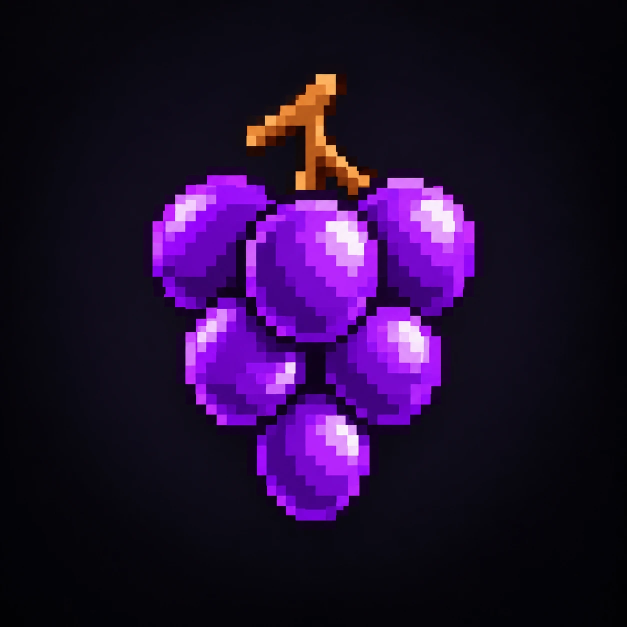
#> input picture chaine-youtube/marque/logo-raisins.webp, 1254 x 1254 px (shown at 1/2 size)
$ python logo_pixel.py
#> lines starting #> are read from the running program, lines starting #| are printed output that depends on the picture; after the words box and inside, x2 and y2 are one past the last pixel; in counts of white or black regions, pixels touching at a corner belong together
"""Réduit le logo (grappe de raisin, 1254 × 1254) en sprite à l'échelle des pixels du film (1 pixel de sprite = 1 pixel du canevas 270 × 480).

    python logo_pixel.py [largeur]     → logo.js (window.LOGO), logo-sprite.png (aperçu ×6)

Découpe la grappe (fond sombre retiré par remplissage depuis les coins), la réduit par moyenne de zone, ramène à une palette
de 12 couleurs fixes (k-means) et écrit les indices dans une chaîne : un caractère par pixel, « . » = transparent."""
import sys, json
import numpy as np
from PIL import Image
from scipy import ndimage

W = int(sys.argv[1]) if len(sys.argv) > 1 else 88
im = Image.open("logo-raisins.webp").convert("RGB")
#> im is the input picture: PIL image 1254x1254 RGB; mean R, G, B 35.1, 14, 51.1
a = np.array(im).astype(float)
bg = a[:40, :40].reshape(-1, 3).mean(0)
#> bg = [5.14, 3.88, 8.78]
# fond = pixels sombres reliés aux bords : on garde ce qui est clairement coloré + le liseré sombre collé à la grappe
sombre = np.abs(a - bg).sum(2) < 70
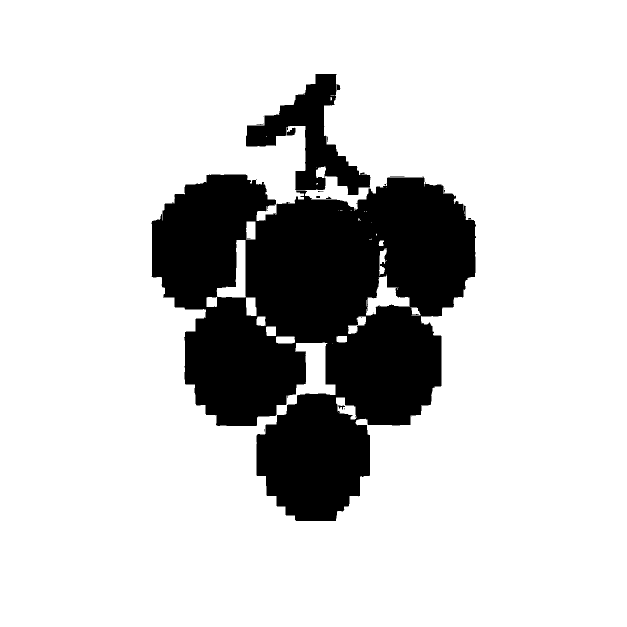
#> sombre: shape (1254, 1254) bool (shown at 1/2 size); 81.1% white; 30 black regions (22 under 20 px), largest, box (x1, y1, x2, y2) and area: (303, 349, 952, 1042) 276068, (492, 148, 740, 390) 21019, (574, 255, 591, 271) 181
lab, n = ndimage.label(sombre)
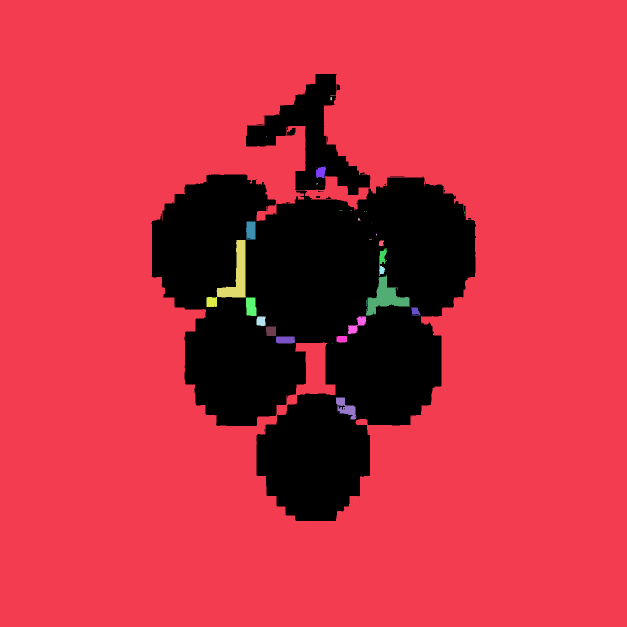
#> lab: shape (1254, 1254) int32 (shown at 1/2 size); 46 distinct labels, from 0 to 45; one colour per label, 0 black
#> n = 45
bords = set(lab[0, :]) | set(lab[-1, :]) | set(lab[:, 0]) | set(lab[:, -1])
#> bords = 1 item
fond = np.isin(lab, [b for b in bords if b])
#> fond: shape (1254, 1254) bool; 80.3% white; 25 black regions (18 under 20 px), largest, box (x1, y1, x2, y2) and area: (303, 349, 952, 1042) 287493, (492, 148, 740, 390) 21414, (574, 255, 591, 271) 182
corps = ~fond
corps = ndimage.binary_closing(corps, iterations=6)
#> corps: shape (1254, 1254) bool; 19.9% white; 1 white region, box (x1, y1, x2, y2) and area: (303, 148, 952, 1042) 312440
corps = ndimage.binary_fill_holes(corps)
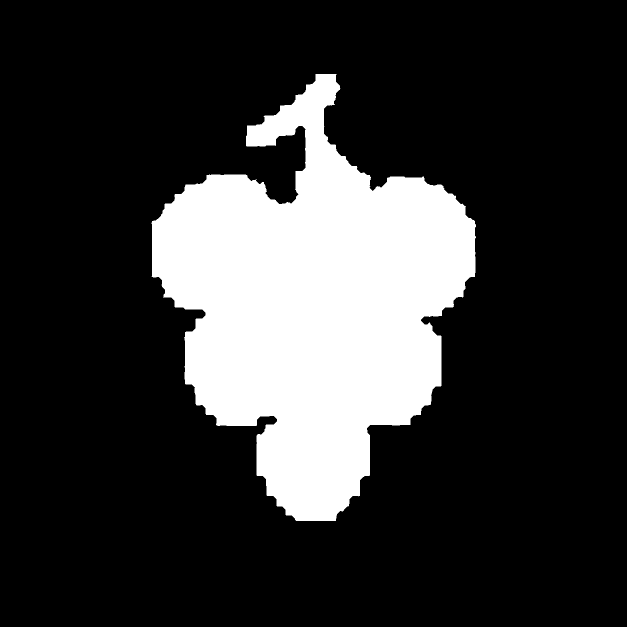
#> corps: shape (1254, 1254) bool (shown at 1/2 size); 20.4% white; 1 white region, box (x1, y1, x2, y2) and area: (303, 148, 952, 1042) 321474
ys, xs = np.where(corps)
y0, y1, x0, x1 = ys.min(), ys.max() + 1, xs.min(), xs.max() + 1
#> y0 = 148; y1 = 1042; x0 = 303; x1 = 952
pad = 6
crop = a[y0 - pad:y1 + pad, x0 - pad:x1 + pad]; mask = corps[y0 - pad:y1 + pad, x0 - pad:x1 + pad]
#> after `mask = corps[y0 - pad:y1 + pad, x0 - pad:x1 + pad]`: mask: shape (906, 661) bool; 53.7% white; 1 black region, box (x1, y1, x2, y2) and area: (0, 0, 661, 906) 277392
H = round(W * crop.shape[0] / crop.shape[1])
#> H = 121
small = np.array(Image.fromarray(crop.astype(np.uint8)).resize((W, H), Image.BOX)).astype(float)
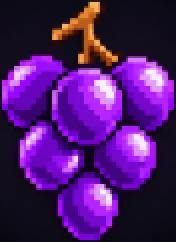
#> small: shape (121, 88, 3) float64 (shown 2 times larger); mean R, G, B 78.1, 25.2, 109.1
am = np.array(Image.fromarray((mask * 255).astype(np.uint8)).resize((W, H), Image.BOX)) > 140
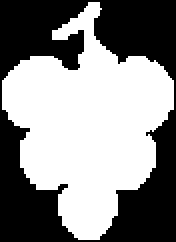
#> am: shape (121, 88) bool (shown 2 times larger); 53.5% white; 1 black region, box (x1, y1, x2, y2) and area: (0, 0, 88, 121) 4954
# palette : k-means sur les pixels du corps
pts = small[am]
rng = np.random.default_rng(1)
K = 12
cent = pts[rng.choice(len(pts), K, replace=False)]
#> cent = [[70, 24, 6], [119, 5, 213], [165, 30, 249], [107, 3, 193], [71, 3, 139], [69, 3, 138], [85, 3, 163], [139, 9, 234], [125, 9, 215], [117, 9, 204], [183, 38, 253], [120, 8, 206]]
for _ in range(40):
    d = ((pts[:, None] - cent[None]) ** 2).sum(2); l = d.argmin(1)
    for k in range(K):
        if (l == k).any(): cent[k] = pts[l == k].mean(0)
#> after the loop, cent = [[199.6, 114.8, 48.94], [139.3, 15.6, 224.2], [218.9, 134.2, 250.3], [102.1, 4.79, 183.7], [57.33, 4.39, 108.4], [32.95, 6.11, 39.46], [73.04, 3.94, 139.9], [185.1, 46.25, 249.8], [160.3, 19.68, 247.4], [127.2, 54.51, 159.9], [244.7, 218.2, 251.5], [118.1, 7.49, 205.6]]
cent = cent[np.argsort(cent.sum(1))]
#> cent = [[32.95, 6.11, 39.46], [57.33, 4.39, 108.4], [73.04, 3.94, 139.9], [102.1, 4.79, 183.7], [118.1, 7.49, 205.6], [127.2, 54.51, 159.9], [199.6, 114.8, 48.94], [139.3, 15.6, 224.2], [160.3, 19.68, 247.4], [185.1, 46.25, 249.8], [218.9, 134.2, 250.3], [244.7, 218.2, 251.5]]
idx = ((small[:, :, None] - cent[None, None]) ** 2).sum(3).argmin(2)
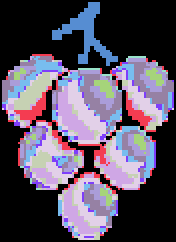
#> idx: shape (121, 88) int64 (shown 2 times larger); 12 distinct labels, from 0 to 11; one colour per label, 0 black
chars = "0123456789ab"
rows = ["".join(chars[idx[y, x]] if am[y, x] else "." for x in range(W)) for y in range(H)]
pal = ["#%02x%02x%02x" % tuple(int(round(v)) for v in c) for c in cent]
#> pal = ['#210627', '#39046c', '#49048c', '#6605b8', '#7607ce', '#7f37a0', '#c87331', '#8b10e0', '#a014f7', '#b92efa', '#db86fa', '#f5dafb']
open("logo.js", "w").write("window.LOGO = " + json.dumps({"w": W, "h": H, "pal": pal, "rows": rows}) + ";\n")
prev = np.zeros((H, W, 4), np.uint8)
for y in range(H):
    for x in range(W):
        if am[y, x]:
            c = cent[idx[y, x]]; prev[y, x] = [*(int(v) for v in c), 255]
Image.fromarray(prev).resize((W * 6, H * 6), Image.NEAREST).save("logo-sprite.png")
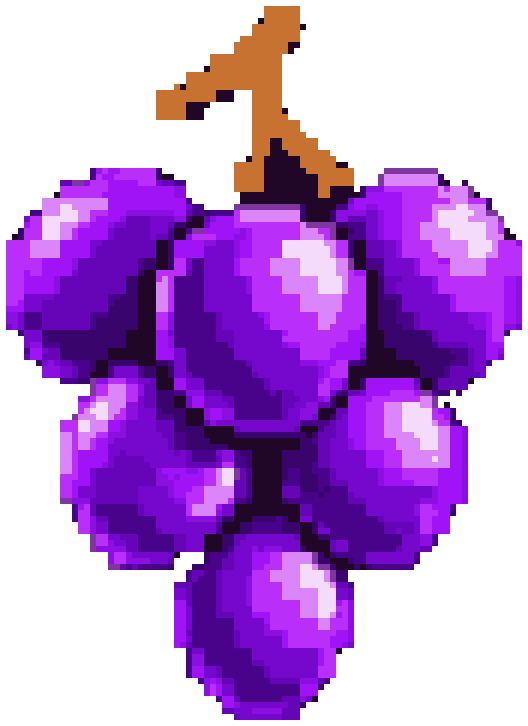
#> saved as logo-sprite.png: PIL image 528x726 RGBA; mean R, G, B, A 69.9, 19.9, 96.4, 136.4; transparent parts drawn white
print(W, H, pal)
#| 88 121 ['#210627', '#39046c', '#49048c', '#6605b8', '#7607ce', '#7f37a0', '#c87331', '#8b10e0', '#a014f7', '#b92efa', '#db86fa', '#f5dafb']
